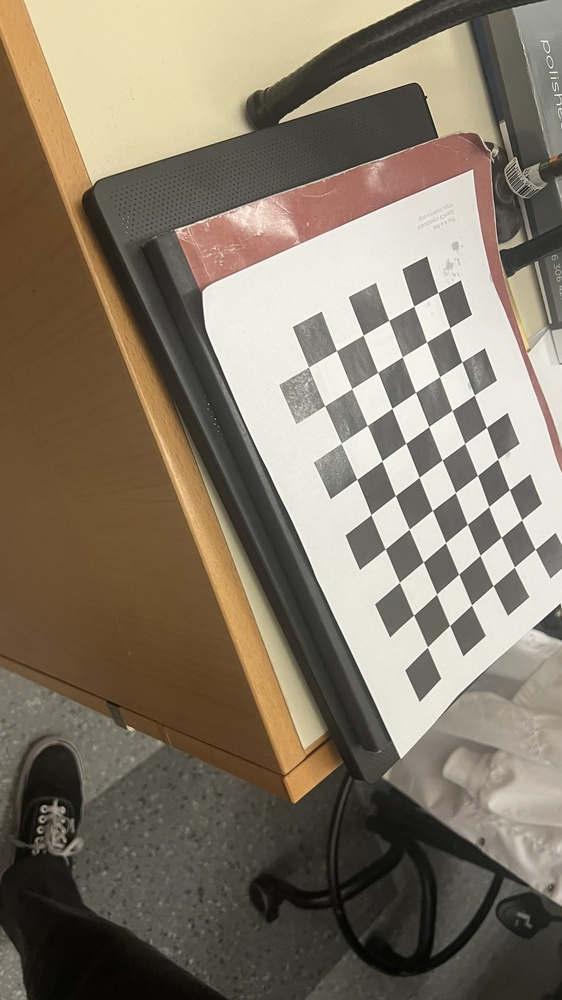
#> input picture camera_calibration/images/aditya-trial-2/FullSizeRender 10.jpg, 562 x 1000 px, shrunk from 2268 x 4032 before the run; its folder holds only this picture in this run
$ python checkerboard_calibrate.py
#> lines starting #> are read from the running program, lines starting #| are printed output that depends on the picture; after the words box and inside, x2 and y2 are one past the last pixel; in counts of white or black regions, pixels touching at a corner belong together; long printed decimals are rounded
# Import required modules
import cv2
import numpy as np
import os
import glob


# Define the dimensions of checkerboard
CHECKERBOARD = (6, 9)


# stop the iteration when specified
# accuracy, epsilon, is reached or
# specified number of iterations are completed.
criteria = (cv2.TERM_CRITERIA_EPS +
            cv2.TERM_CRITERIA_MAX_ITER, 30, 0.001)


# Vector for 3D points
threedpoints = []

# Vector for 2D points
twodpoints = []


#  3D points real world coordinates
objectp3d = np.zeros((1, CHECKERBOARD[0]
                      * CHECKERBOARD[1],
                      3), np.float32)
objectp3d[0, :, :2] = np.mgrid[0:CHECKERBOARD[0],
                               0:CHECKERBOARD[1]].T.reshape(-1, 2)
prev_img_shape = None


# Extracting path of individual image stored
# in a given directory. Since no path is
# specified, it will take current directory
# jpg files alone
images = glob.glob('./images/aditya-trial-2/*.jpg')

for filename in images:
    image = cv2.imread(filename)
#> image is the input picture: shape (1000, 562, 3); mean B, G, R 103.8, 120.4, 131.5
    grayColor = cv2.cvtColor(image, cv2.COLOR_BGR2GRAY)
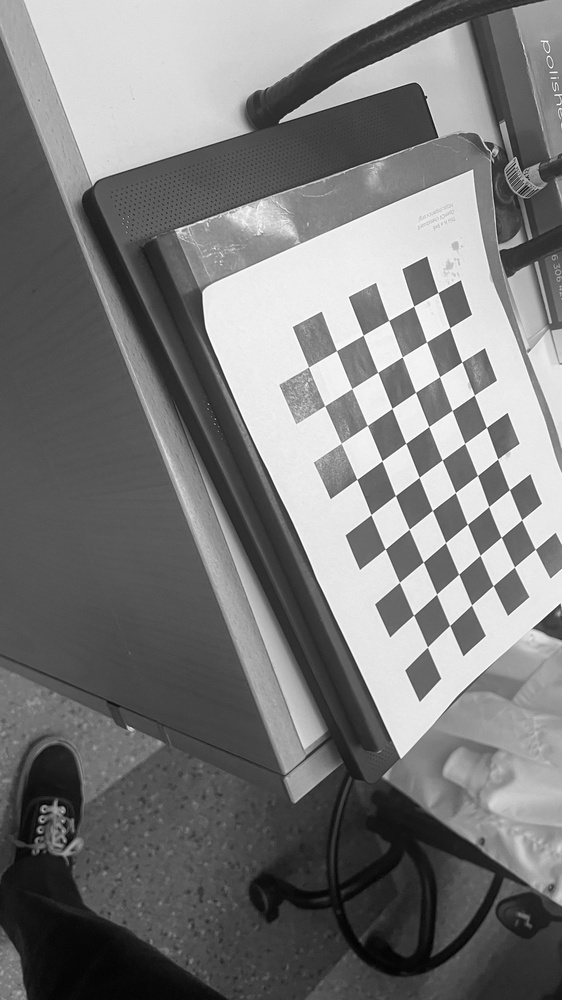
#> grayColor: shape (1000, 562); min 1, max 255, mean 121.9

    # Find the chess board corners
    # If desired number of corners are
    # found in the image then ret = true
    ret, corners = cv2.findChessboardCorners(
                    grayColor, CHECKERBOARD,
                    cv2.CALIB_CB_ADAPTIVE_THRESH
                    + cv2.CALIB_CB_FAST_CHECK +
                    cv2.CALIB_CB_NORMALIZE_IMAGE)
#> ret = True; corners = 54 rows, first 8: [535.3, 549.3], [514.4, 566.9], [493.2, 585.6], [471.5, 605], [449.6, 625.4], [427.5, 647], [521.7, 519.8], [501.3, 537.3]

    # If desired number of corners can be detected then,
    # refine the pixel coordinates and display
    # them on the images of checker board
    if ret == True:
        threedpoints.append(objectp3d)

        # Refining pixel coordinates
        # for given 2d points.
        corners2 = cv2.cornerSubPix(
            grayColor, corners, (11, 11), (-1, -1), criteria)
#> corners2 = 54 rows, first 8: [535.2, 549.3], [514.4, 567.1], [493.1, 585.6], [471.5, 605], [449.6, 625.5], [427.4, 647], [521.7, 519.8], [501.2, 537.2]

        twodpoints.append(corners2)

        # Draw and display the corners
        image = cv2.drawChessboardCorners(image,
                                          CHECKERBOARD,
                                          corners2, ret)
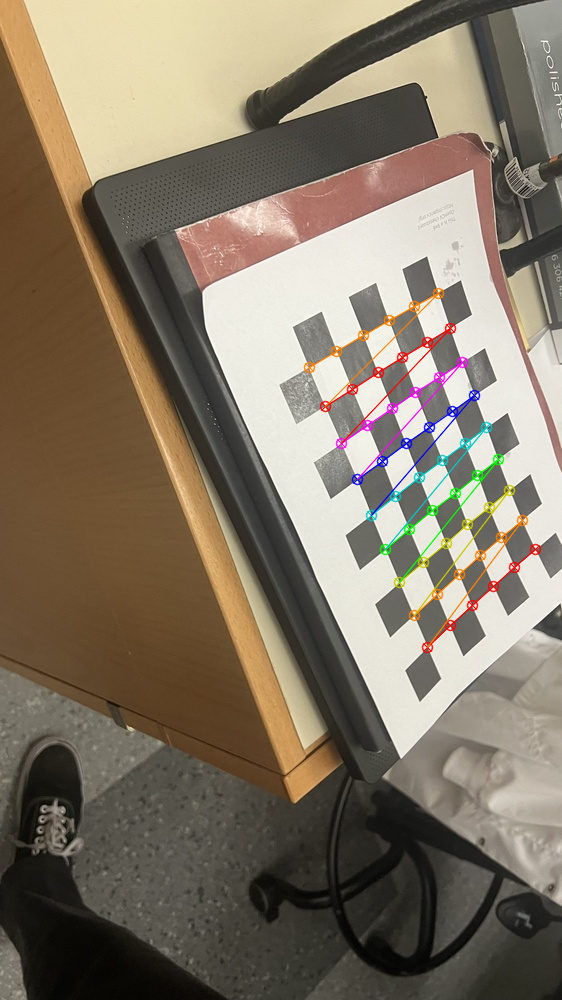
#> image: shape (1000, 562, 3); 1.88% of pixels changed, all inside (x1, y1, x2, y2) = (303, 287, 542, 654)

    cv2.imshow('img', image)
    cv2.waitKey(0)

cv2.destroyAllWindows()

h, w = image.shape[:2]


# Perform camera calibration by
# passing the value of above found out 3D points (threedpoints)
# and its corresponding pixel coordinates of the
# detected corners (twodpoints)
ret, matrix, distortion, r_vecs, t_vecs = cv2.calibrateCamera(
    threedpoints, twodpoints, grayColor.shape[::-1], None, None)
#> ret = 0.532; matrix = [[1587.2, 0, 214.3], [0, 1146.3, 469.7], [0, 0, 1]]; distortion = [[-2.25, 58.11, -0.0148, 0.0198, -401.8]]; r_vecs = ([-1.18, -0.256, 2.41],); t_vecs = ([6.71, 2.37, 33.06],)


# Displaying required output
print(" Camera matrix:")
print(matrix)
#| [[1.58722151e+03 0.00000000e+00 2.14346046e+02]
#|  [0.00000000e+00 1.14626723e+03 4.69674826e+02]
#|  [0.00000000e+00 0.00000000e+00 1.00000000e+00]]

print("\n Distortion coefficient:")
print(distortion)
#| [[-2.25247996e+00  5.81140804e+01 -1.47849450e-02  1.98388776e-02
#|   -4.01810052e+02]]

print("\n Rotation Vectors:")
print(r_vecs)
#| (array([[-1.184],
#|        [-0.2561],
#|        [ 2.411]]),)

print("\n Translation Vectors:")
print(t_vecs)
#| (array([[ 6.711],
#|        [ 2.367],
#|        [33.057]]),)

$ run again, on camera_calibration/images/aditya-trial-2/FullSizeRender 14.jpg
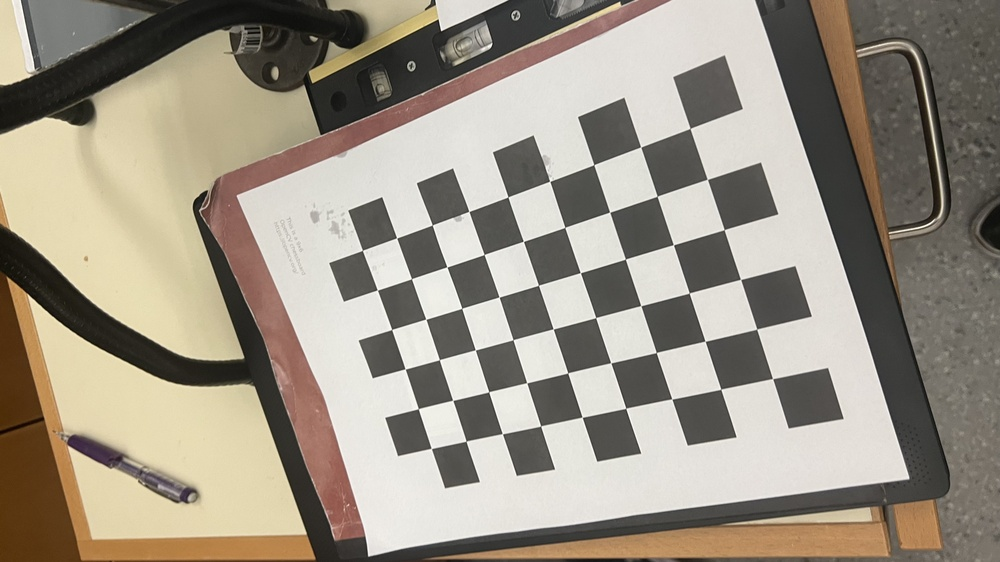
#> input picture camera_calibration/images/aditya-trial-2/FullSizeRender 14.jpg, 1000 x 562 px, shrunk from 4032 x 2268 before the run
#> image is the input picture: shape (562, 1000, 3); mean B, G, R 133.3, 147.1, 155.4
#> `grayColor = cv2.cvtColor(image, cv2.COLOR_BGR2GRAY)`:
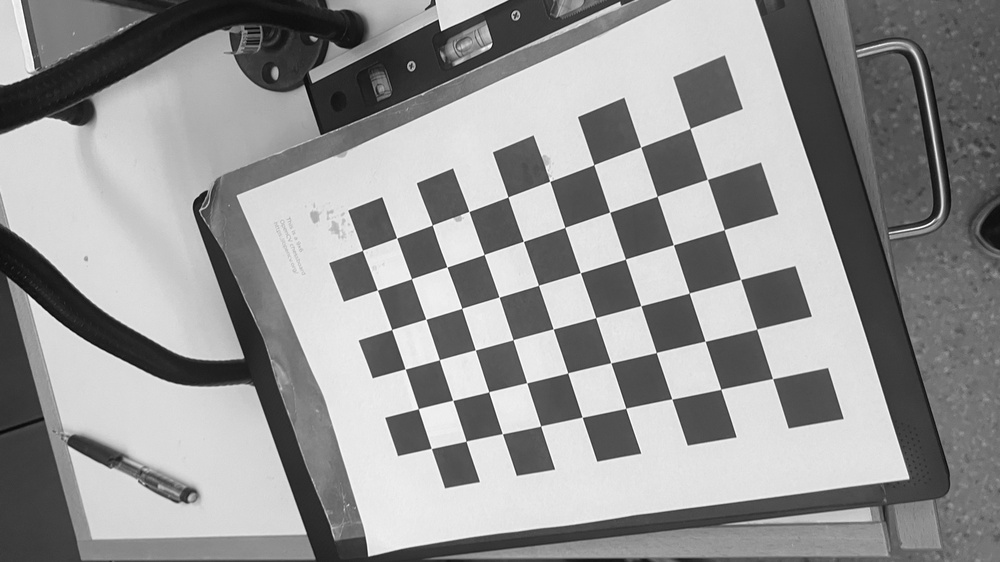
#> grayColor: shape (562, 1000); min 1, max 255, mean 148
#> `ret, corners = cv2.findChessboardCorners( grayColor, CHECKERBOARD, cv2..`: ret = True; corners = 54 rows, first 8: [690, 128.4], [707.4, 179.4], [724.2, 229.6], [740.6, 279.4], [756.7, 329.1], [772.6, 378.6], [640.7, 147], [657.2, 196.3]
#> corners2 = 54 rows, first 8: [690.1, 128.4], [707.4, 179.3], [724.2, 229.6], [740.6, 279.4], [756.7, 329.1], [772.6, 378.6], [640.7, 147], [657.2, 196.2]
#> `image = cv2.drawChessboardCorners(image, CHECKERBOARD, corners2, ret)`:
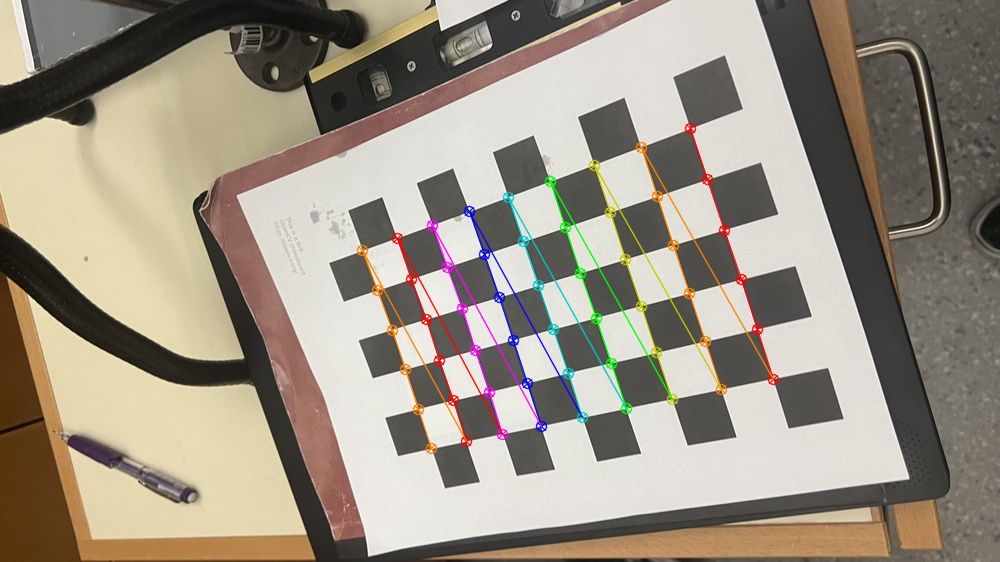
#> image: shape (562, 1000, 3); 2.77% of pixels changed, all inside (x1, y1, x2, y2) = (356, 122, 780, 455)
#> `ret, matrix, distortion, r_vecs, t_vecs = cv2.calibrateCamera( threedp..`: ret = 0.406; matrix = [[748.9, 0, 517.7], [0, 721.6, 297.2], [0, 0, 1]]; distortion = [[0.472, -5.07, 0.00394, -0.0142, 17.2]]; r_vecs = ([0.449, 0.289, 1.24],); t_vecs = ([3.17, -3.19, 13.71],)
#| [[748.889   0.         517.701]
#|  [  0.         721.555 297.166]
#|  [  0.           0.           1.        ]]
#| [[ 4.72322960e-01 -5.06928206e+00  3.94062387e-03 -1.41828336e-02
#|    1.71979991e+01]]
#| (array([[0.4491],
#|        [0.2893],
#|        [1.235]]),)
#| (array([[ 3.167],
#|        [-3.195],
#|        [13.712]]),)

$ run again, on camera_calibration/images/aditya-trial-2/FullSizeRender 15.jpg
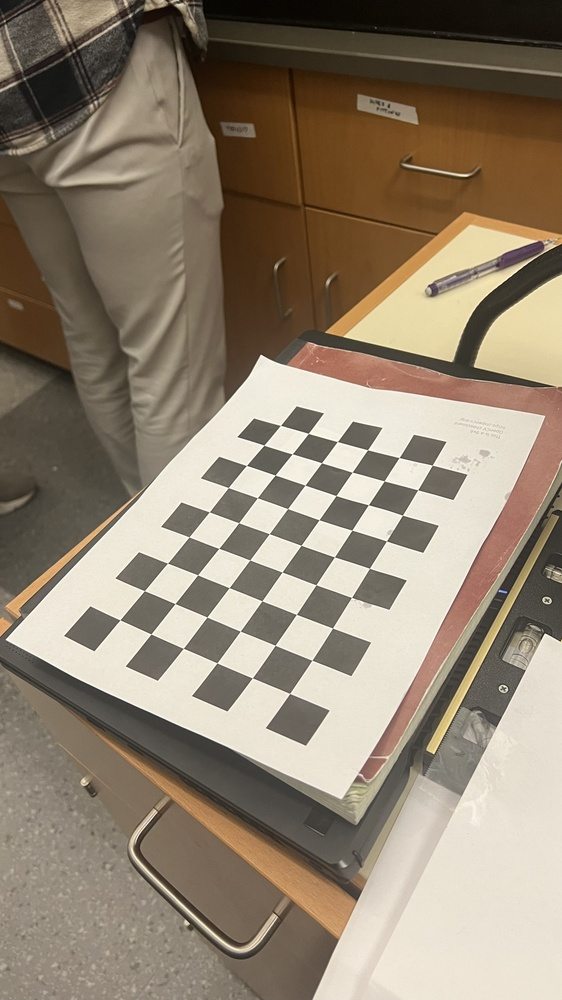
#> input picture camera_calibration/images/aditya-trial-2/FullSizeRender 15.jpg, 562 x 1000 px, shrunk from 2268 x 4032 before the run
#> image is the input picture: shape (1000, 562, 3); mean B, G, R 112.9, 130.9, 144.5
#> `grayColor = cv2.cvtColor(image, cv2.COLOR_BGR2GRAY)`:
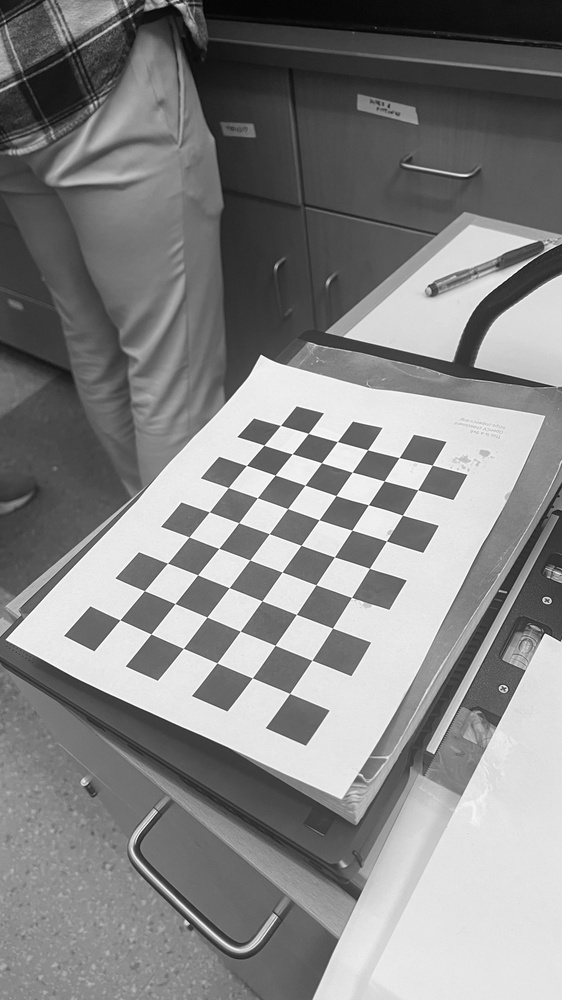
#> grayColor: shape (1000, 562); min 1, max 255, mean 132.9
#> `ret, corners = cv2.findChessboardCorners( grayColor, CHECKERBOARD, cv2..`: ret = True; corners = 54 rows, first 8: [289.6, 693.5], [252.4, 677.8], [216.9, 662.8], [183.3, 648.3], [151, 634], [119.9, 619.8], [311.9, 660.3], [275.1, 645.3]
#> corners2 = 54 rows, first 8: [289.6, 693.5], [252.4, 677.8], [216.9, 662.9], [183.3, 648.4], [150.9, 634], [119.9, 619.8], [311.9, 660.2], [275.1, 645.3]
#> `image = cv2.drawChessboardCorners(image, CHECKERBOARD, corners2, ret)`:
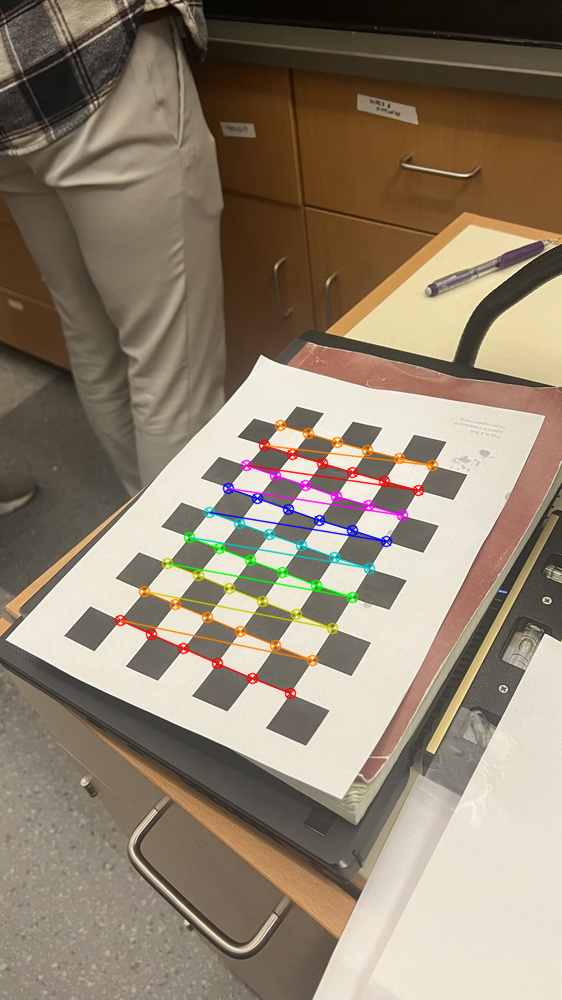
#> image: shape (1000, 562, 3); 2.27% of pixels changed, all inside (x1, y1, x2, y2) = (114, 419, 439, 700)
#> `ret, matrix, distortion, r_vecs, t_vecs = cv2.calibrateCamera( threedp..`: ret = 0.417; matrix = [[851.2, 0, 218.2], [0, 982.1, 394.6], [0, 0, 1]]; distortion = [[1.26, -13.89, -0.0657, -0.031, 49.84]]; r_vecs = ([-0.553, -1.21, -2.34],); t_vecs = ([1.67, 5.98, 19.01],)
#| [[851.202    0.         218.150]
#|  [  0.         982.148 394.560]
#|  [  0.           0.           1.        ]]
#| [[ 1.25901195e+00 -1.38898963e+01 -6.57370911e-02 -3.09853323e-02
#|    4.98396742e+01]]
#| (array([[-0.5533],
#|        [-1.215],
#|        [-2.342  ]]),)
#| (array([[ 1.674],
#|        [ 5.982],
#|        [19.011 ]]),)

$ run again, on camera_calibration/images/aditya-trial-2/FullSizeRender 16.jpg
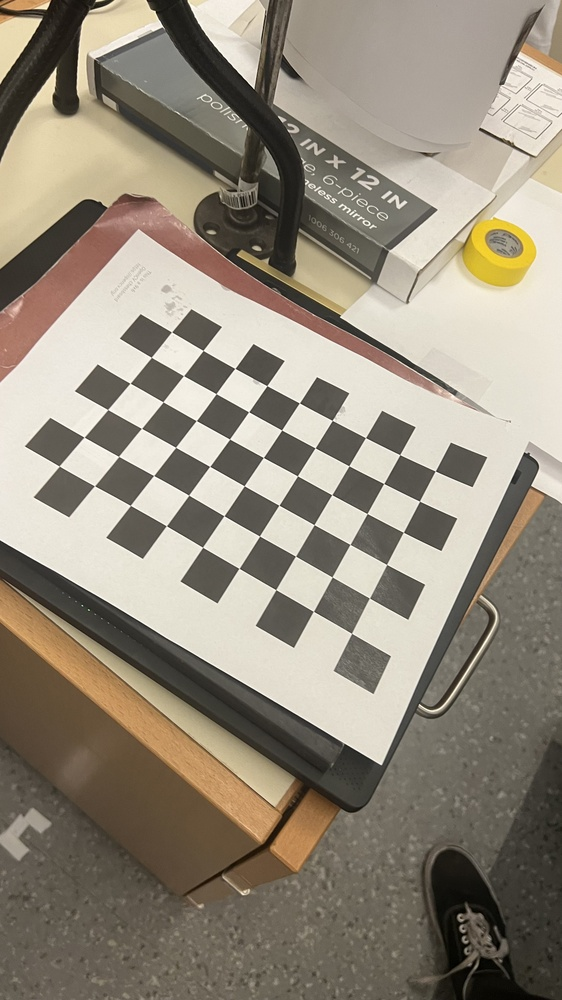
#> input picture camera_calibration/images/aditya-trial-2/FullSizeRender 16.jpg, 562 x 1000 px, shrunk from 2268 x 4032 before the run
#> image is the input picture: shape (1000, 562, 3); mean B, G, R 124, 138.9, 147.6
#> `grayColor = cv2.cvtColor(image, cv2.COLOR_BGR2GRAY)`:
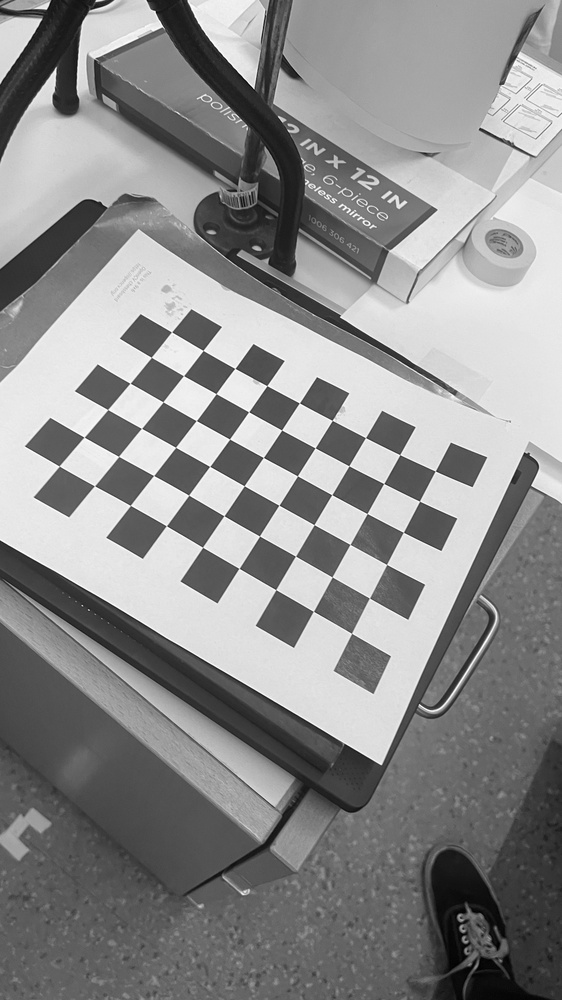
#> grayColor: shape (1000, 562); min 0, max 254, mean 139.8
#> `ret, corners = cv2.findChessboardCorners( grayColor, CHECKERBOARD, cv2..`: ret = True; corners = 54 rows, first 8: [435.3, 471], [419.5, 501.2], [403.4, 532.3], [386.6, 564.5], [369.4, 598], [351.5, 633.3], [399.7, 454.6], [383.7, 483.5]
#> corners2 = 54 rows, first 8: [435.2, 471], [419.5, 501.2], [403.3, 532.3], [386.5, 564.5], [369.5, 598.1], [351.5, 633.4], [399.7, 454.6], [383.7, 483.5]
#> `image = cv2.drawChessboardCorners(image, CHECKERBOARD, corners2, ret)`:
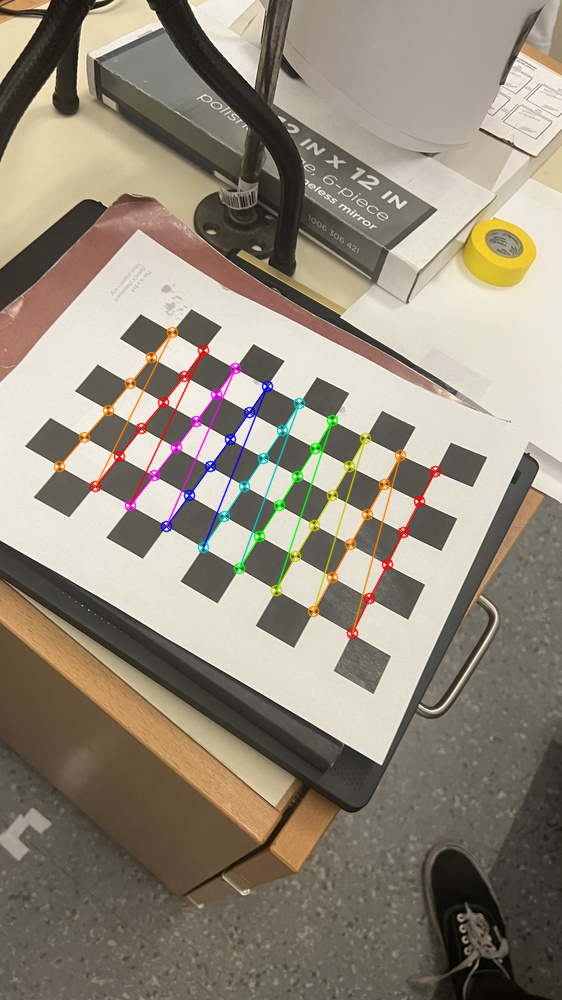
#> image: shape (1000, 562, 3); 2.22% of pixels changed, all inside (x1, y1, x2, y2) = (53, 326, 442, 640)
#> `ret, matrix, distortion, r_vecs, t_vecs = cv2.calibrateCamera( threedp..`: ret = 0.488; matrix = [[927.9, 0, 287.3], [0, 1124.3, 521.5], [0, 0, 1]]; distortion = [[0.871, -5.24, -0.0346, -0.0108, -19.03]]; r_vecs = ([-0.528, 0.699, 1.99],); t_vecs = ([3.84, -1.03, 24.48],)
#| [[9.27949477e+02 0.00000000e+00 2.87290003e+02]
#|  [0.00000000e+00 1.12429382e+03 5.21450078e+02]
#|  [0.00000000e+00 0.00000000e+00 1.00000000e+00]]
#| [[ 8.71488249e-01 -5.23839355e+00 -3.45757124e-02 -1.07521712e-02
#|   -1.90326362e+01]]
#| (array([[-0.5284],
#|        [ 0.6993],
#|        [ 1.986]]),)
#| (array([[ 3.837],
#|        [-1.030 ],
#|        [24.477]]),)
